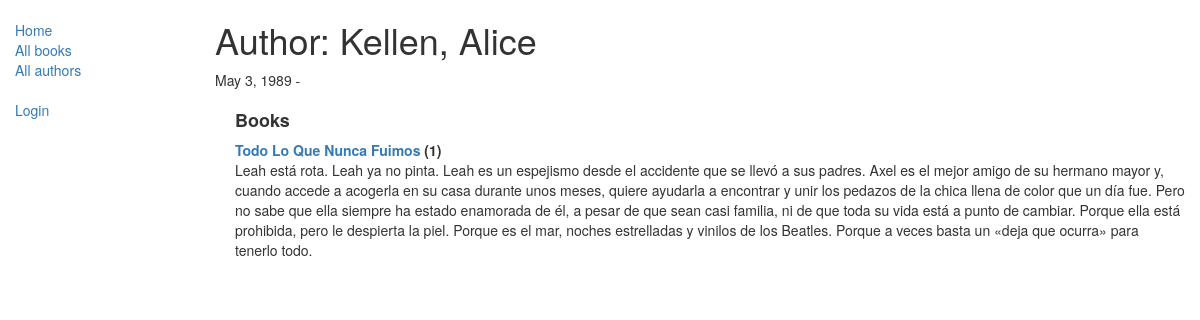
The app's page /catalog/author/1 with its own data.
### catalog/models.py (models this page shows, shortened)
class Author(models.Model):
    first_name = models.CharField(max_length=100)
    last_name = models.CharField(max_length=100)
    date_of_birth = models.DateField(null=True, blank=True)
    date_of_death = models.DateField('Died', null=True, blank=True)
    class Meta:
        ordering = ['last_name', 'first_name']

class Book(models.Model):
    title = models.CharField(max_length=200)
    author = models.ForeignKey('Author', on_delete=models.SET_NULL, null=True)
    summary = models.TextField(
        max_length=1000, help_text="Ingresar breve descripcion del libro")
    isbn = models.CharField("ISBN", max_length=13,
                            unique=True, help_text='13 caracteres')
    genre = models.ManyToManyField(
        Genre, help_text="Seleccione genero para este libro")
    language = models.ForeignKey(
        'Language', on_delete=models.SET_NULL, null=True)
    class Meta:
        ordering = ['title', 'author']
    def display_genre(self):
        return ', '.join([genre.name for genre in self.genre.all()[:3]])
    display_genre.short_description = 'Genre'
    def __str__(self):
        return self.title

### catalog/views.py (the view)
# urls.py: url(r'^author/(?P<pk>\d+)$', views.AuthorDetailView.as_view(), name='author-detail'),
class AuthorDetailView(generic.DetailView):
    model = Author

### catalog/templates/catalog/author_detail.html (shortened to what this page needs)
<!DOCTYPE html>
<html lang="en">
<head>
</head>
<body>
  {% extends "base_generic.html" %} {% block content %}
  <h1>Author: {{ author.last_name }}, {{ author.first_name }}</h1>
  <p>
    {{ author.date_of_birth }} - {% if author.date_of_death == None %} {% else %} {{ author.date_of_death }} {% endif %}
  </p>
  <div style="margin-left: 20px; margin-top: 20px">
    <h4><strong>Books</strong></h4>
    <dl>
      {% for book in author.book_set.all %}
      <dt>
        <a href="{% url 'book-detail' book.pk %}">{{book}}</a>
        ({{book.bookinstance_set.all.count}})
      </dt>
      <dd>{{book.summary}}</dd>
      {% endfor %}
    </dl>
  </div>
  {% endblock %}

### records on screen
Author: last_name "Kellen", first_name "Alice", date_of_birth "May 3, 1989"
Book: title "Todo Lo Que Nunca Fuimos", bookinstance_set.all.count "1", summary "Leah está rota. Leah ya no pinta. Leah es un espejismo desde el accidente que se llevó a sus padres. Axel es el mejor amigo de su hermano mayor y, cuando accede a acogerla en su casa durante unos meses, quiere ayudarla a encontrar y unir los pedazos de la chica llena de color que un día fue. Pero no sabe que ella siempre ha estado enamorada de él, a pesar de que sean casi familia, ni de que toda su vida está a punto de cambiar. Porque ella está prohibida, pero le despierta la piel. Porque es el mar, noches estrelladas y vinilos de los Beatles. Porque a veces basta un «deja que ocurra» para tenerlo todo."
